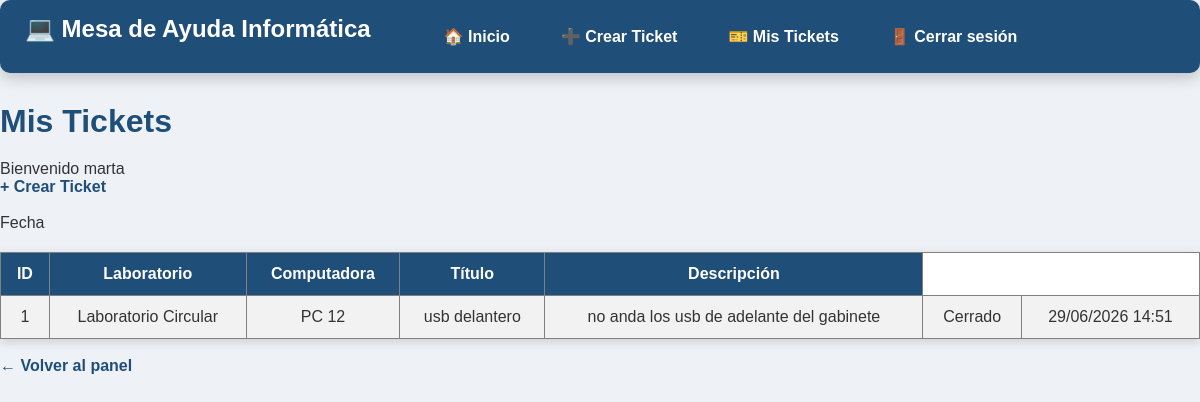
The page /sistemaescuela/profesor/mis_tickets.php (signed in) on the database as committed earlier.
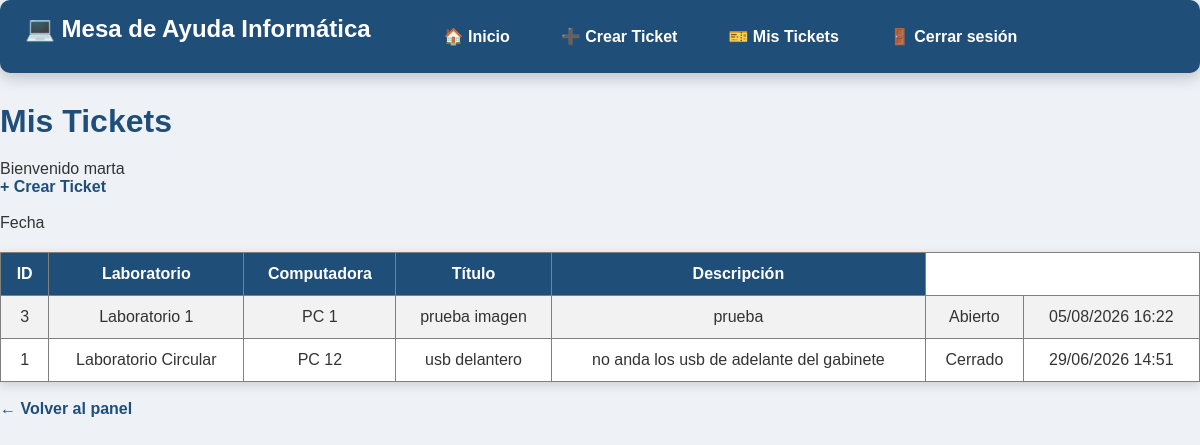
The same page on the database as committed later.
### tables this page shows
CREATE TABLE `tickets` (
  `id_ticket` int(11) NOT NULL,
  `titulo` varchar(100) NOT NULL,
  `descripcion` text NOT NULL,
  `fecha_creacion` datetime DEFAULT current_timestamp(),
  `estado` enum('Abierto','Pendiente','Cerrado') NOT NULL DEFAULT 'Abierto',
  `id_usuario` int(11) NOT NULL,
  `id_computadora` int(11) DEFAULT NULL,
  `foto` varchar(255) DEFAULT NULL,
  `id_ematp_asignado` int(11) DEFAULT NULL
);

CREATE TABLE `laboratorios` (
  `id_laboratorio` int(11) NOT NULL,
  `nombre` varchar(50) NOT NULL
);

CREATE TABLE `computadoras` (
  `id_computadora` int(11) NOT NULL,
  `numero_pc` int(11) NOT NULL,
  `id_laboratorio` int(11) NOT NULL,
  `estado` enum('Alta','Baja') NOT NULL DEFAULT 'Alta'
);

### sistemaescuela/profesor/mis_tickets.php (the view, shortened to what this page needs)
<?php
include("../conexion/conexion.php");
$id = $_SESSION["id_usuario"];
$sql = "SELECT
            tickets.*,
            computadoras.numero_pc,
            laboratorios.nombre AS laboratorio
        FROM tickets
        INNER JOIN computadoras
            ON tickets.id_computadora = computadoras.id_computadora
        INNER JOIN laboratorios
            ON computadoras.id_laboratorio = laboratorios.id_laboratorio
        WHERE tickets.id_usuario = $id
        ORDER BY tickets.fecha_creacion DESC";
$resultado = mysqli_query($conexion, $sql);
?>
<!DOCTYPE html>
<html lang="es">
<head>
    <link rel="stylesheet" href="../css/estilos.css">
</head>
<body>
<?php include("../includes/menu_profesor.php"); ?>
<h1>Mis Tickets</h1>
<p>Bienvenido <?php echo $_SESSION["nombre"]; ?></p>
<a href="crear_ticket.php">+ Crear Ticket</a>
<br><br>
<table border="1" cellpadding="10">
    <tr>
        <th>ID</th>
        <th>Laboratorio</th>
        <th>Computadora</th>
        <th>Título</th>
        <th>Descripción</th>
        <t
        <th>Fecha</th>
    </tr>
    <?php while ($fila = mysqli_fetch_assoc($resultado)) { ?>
    <tr>
        <td><?php echo $fila["id_ticket"]; ?></td>
        <td><?php echo $fila["laboratorio"]; ?></td>
        <td>PC <?php echo $fila["numero_pc"]; ?></td>
        <td><?php echo $fila["titulo"]; ?></td>
        <td><?php echo $fila["descripcion"]; ?></td>
        <td><?php echo $fila["estado"]; ?></td>
        <td><?php echo date("d/m/Y H:i", strtotime($fila["fecha_creacion"])); ?></td>
    </tr>
    <?php } ?>
</table>
<br>
<a href="inicio.php">← Volver al panel</a>
</body>
</html>

Rows that differ between the two databases and show on the page:
added tickets: id_ticket "3", laboratorios.nombre "Laboratorio 1", id_computadora.numero_pc "1", titulo "prueba imagen", descripcion "prueba", estado "Abierto", fecha_creacion "05/08/2026 16:22"
